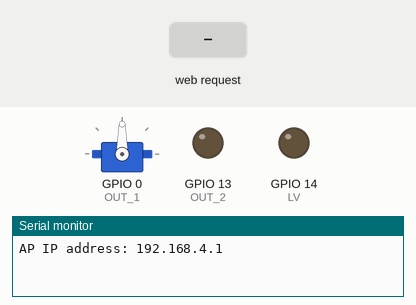
Simulated run of this sketch. Board: ESP8266 (NodeMCU). On the bench: servo, output pins drawn as LEDs (lit = HIGH), the last lines printed to the serial monitor. Inputs (shaded band) come from the test bench.

Above: at 1.2 s.
1.3 s: HTTP request GET /?State=F received
At 2.1 s:
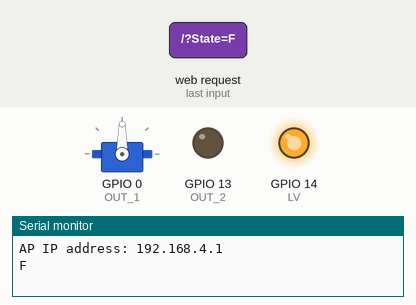
2.8 s: HTTP request GET /?State=L received
At 3.2 s:
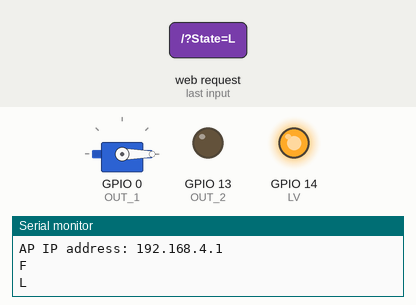
4.3 s: HTTP request GET /?State=R received
At 6.6 s:
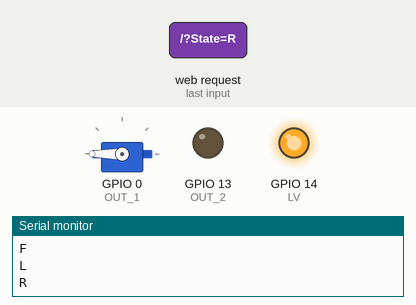
7.3 s: HTTP request GET /?State=L received
At 10.2 s:
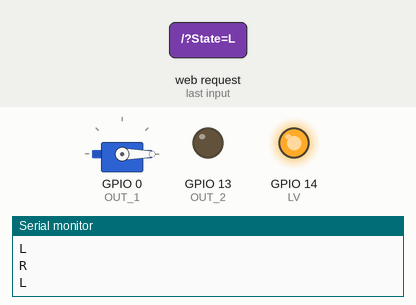
Timing chart, 0 to 11.3 s (numbered marks = the images above; inputs shaded):
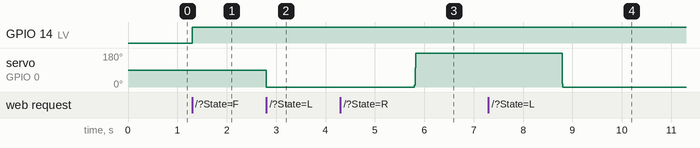

Measured:
- after the input at 1.3 s, GPIO 14 (LV): LOW → HIGH at once
- after the input at 2.8 s, servo on GPIO 0 (OUT_1): 90° → 0° at once
- after the input at 4.3 s, servo on GPIO 0 (OUT_1): 0° → 180° after 1.5 s
- after the input at 7.3 s, servo on GPIO 0 (OUT_1): 180° → 0° after 1.5 s

The sketch:

TCC_Drone_Inflavel_Grupo_5.ino
```cpp
#define LV   14          // liga ventoinha                    GPIO14(D5)
#define OUT_1  0           // saída 1                         GPIO0(D3)
#define OUT_2  13          // saída 2                         GPIO13(D7)

#include <ESP8266WiFi.h>
#include <WiFiClient.h>
#include <Servo.h>
#include <ESP8266WebServer.h>

String command;             //String to store app command state.
int vel = 800;         // 400 - 800.
int angle;
Servo Eixo;

const char* ssid = "TCC - Grupo 5 - Mecatrônica - Turma 4L - 2020";
ESP8266WebServer server(80);

void setup() {

 pinMode(LV, OUTPUT); //ventoinha
 pinMode(OUT_2, OUTPUT); //null
 Eixo.attach(OUT_1); //servo

  Serial.begin(115200);

// Conectando no WiFi

  WiFi.mode(WIFI_AP);
  WiFi.softAP(ssid);

  IPAddress meuIP = WiFi.softAPIP();
  Serial.print("AP IP address: ");
  Serial.println(meuIP);

 // Iniciando WEB-server
     server.on ( "/", HTTP_handleRoot );
     server.onNotFound ( HTTP_handleRoot );
     server.begin();
}

void frente(){
      analogWrite(LV, vel);

  }
void direita(){
      angle += 10;
      Eixo.write(angle);

  }

void esquerda(){
      angle -= 10;
      Eixo.write(angle);

  }


void direitaFrente(){
      angle += 10;
      Eixo.write(angle);
      analogWrite(LV, vel);

  }

void esquerdaFrente(){
      angle -= 10;
      Eixo.write(angle);
      analogWrite(LV, vel);


  }

void parar(){
      analogWrite(LV, 0);
 }

void loop() {
    server.handleClient();

      command = server.arg("State");
      if (command == "F") frente();
      else if (command == "L") esquerda();
      else if (command == "R") direita();
      else if (command == "T") direitaFrente();
      else if (command == "U") esquerdaFrente();
      else if (command == "0") vel = 400;
      else if (command == "1") vel = 600;
      else if (command == "2") vel = 800;
      else if (command == "S") parar();
}

void HTTP_handleRoot(void) {

if( server.hasArg("State") ){
       Serial.println(server.arg("State"));
  }
  server.send ( 200, "text/html", "" );
  delay(1);
}
```
